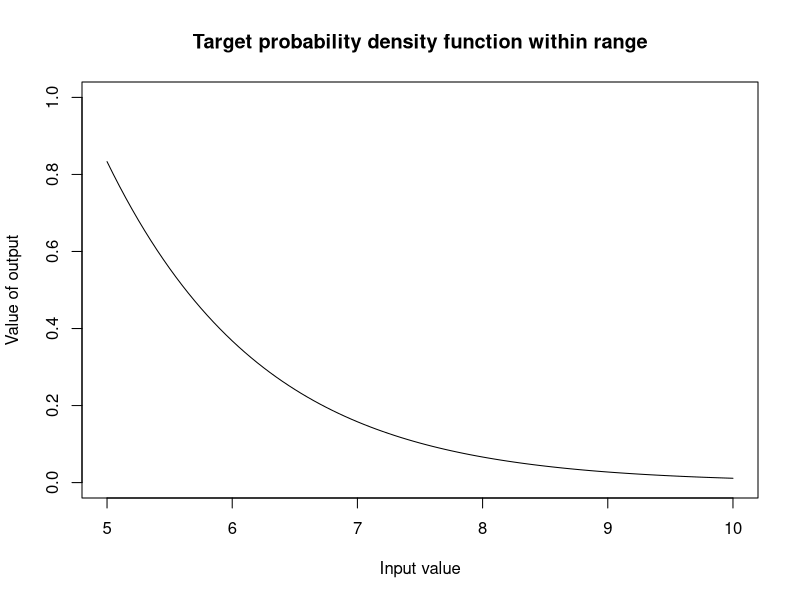
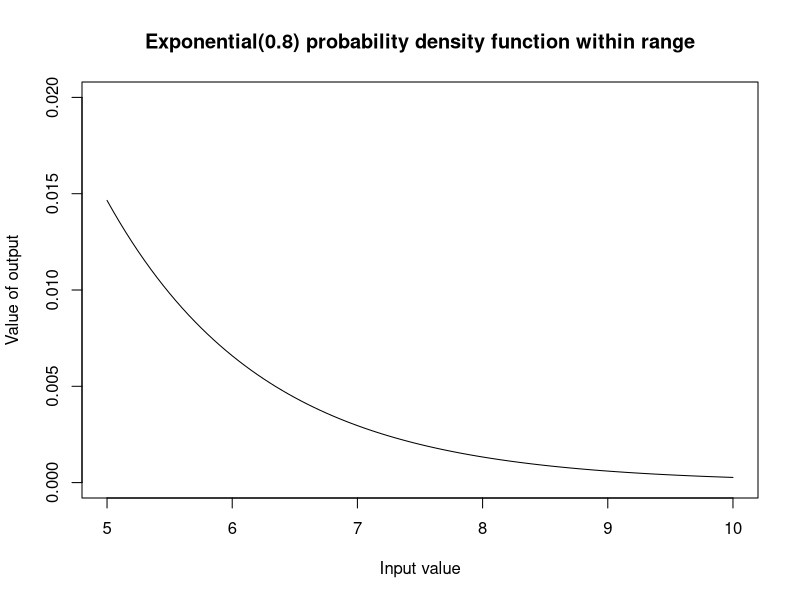
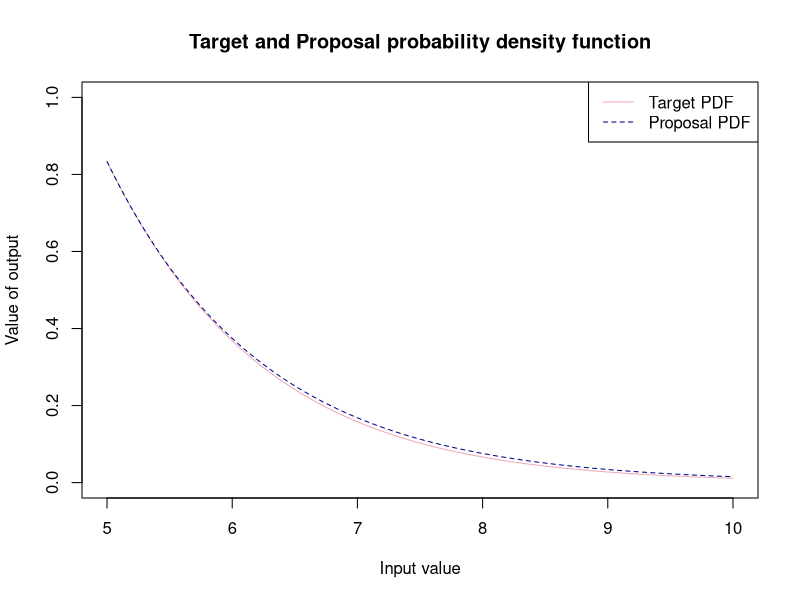
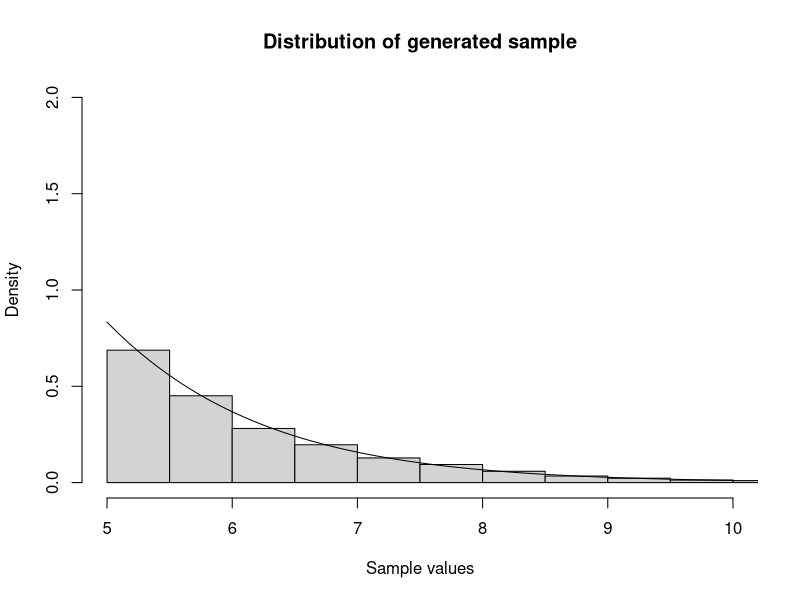
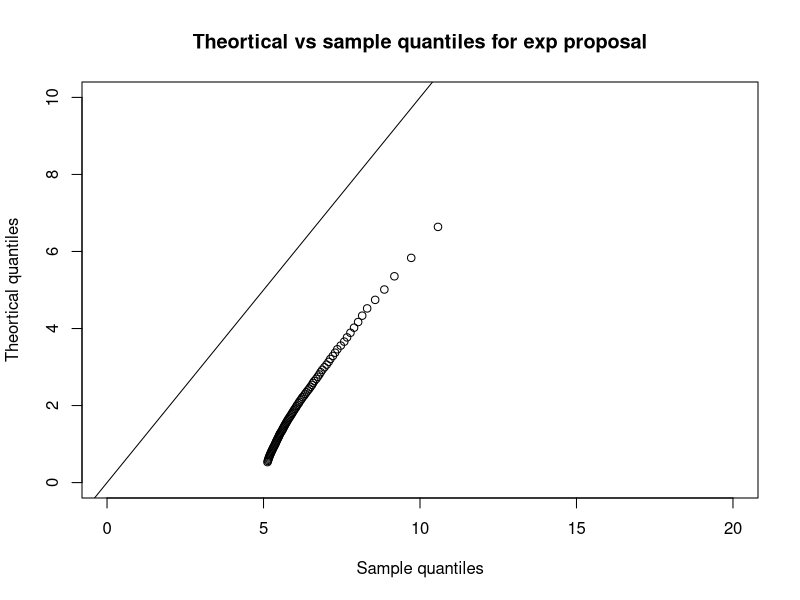

Reproduce these figures in R, in order. (Note: this script raises an error after producing the figures.)
#-----------------------------------#
#-REJECTION SAMPLING - Gamma(2,1) --#----
#-----------------------------------#
#Defining our target pdf (density function to sample from) --------------------------
target_pdf<-function(x){
  ifelse(x >= 5, (x*exp(-x))/(6*exp(-5)), 0) # to incorporate bounds
}

target_pdf_graphical<-function(x){
   (x*exp(-x))/(6*exp(-5))  # plotting the whole function  
}

# Let's graph the target probability where x >= 5 
curve(target_pdf(x), from = 5, to = 10, 
      xlab = "Input value",
      ylab = "Value of output",
      main = "Target probability density function within range", col = "black", ylim = c(0,1))

#--------------------------------#
#--EXPONENTIAL PROPOSAL----------#----
#-------------------------------#
#Defining proposal pdf number generator(density that we easily sample from to use to accept or reject)--
exp_generator<- function(x){
  y <- rexp(1,0.8)     # generate a sample from exponential where lambda = 1
  ifelse(y>=5,y ,0 )   # accept and return value of greater than or equal to 5
  y
}

# Defining function to  graph our expoential. 
exp_graphical<- function(x){
  0.8*exp(-0.8*x) # used to plot exponential proposal
}

# Let's graph the proposal probability 
curve(exp_graphical(x), from = 5, to = 10, 
      xlab = "Input value",
      ylab = "Value of output",
      main = "Exponential(0.8) probability density function within range", col = "black", ylim = c(0,0.02))

# Graphing our target  and proposal probability density functions 
M <- ((5*exp(-5))/(6*exp(-5)))/(0.8*exp(-0.8*5)) # max point of both is x = 5

# PDF compared to exp(0.8) across greater range x within (0,10)
curve(target_pdf_graphical(x), from = 5, to = 10, 
      xlab = "Input value",
      ylab = "Value of output",
      main = "Target and Proposal probability density function", col = "pink2", ylim = c(0,1))

curve( M* exp_graphical(x), from = 5, to = 10,
      xlab = "Input value",
      ylab = "Output value",
      main = "Proposal probability density funtion", add= T ,col = "blue4", lty = 2)
legend("topright", legend = c("Target PDF", "Proposal PDF"), 
       col = c("pink2", "blue4"), lty = c(1, 2))

#Rejection Sampling function -----------------------------------------------------
set.seed(123)
exp_acc_rej<-function(){
  
  set.seed(123)
  n<-5000
  sample_y<-numeric(n)
  number <- 0
  count<-0
  total_sample <-numeric(0)
  
  while(count<n) {
   
    #generated sample from proposal 
    y <- exp_generator()
    #uniform comparison
    u<- runif(1,0,1)
    #number of total generated samples
    number <- number + 1
    total_sample[number] <- y
    acceptance_rate <- round((length(sample_y)/ length(total_sample))*100 , digits = 3)
    
    #accept or reject criteria
    
    if( u <= target_pdf(y)/ (M * exp_graphical(y))){
    count<- count +1
    sample_y[count]<-y
    }
  }
  number_of_samples <- length(total_sample)
  text <- "Acceptance rate:"
  percent <- "%"
  output<-paste(text,acceptance_rate,percent) #combining types to have preferred output 
  list( acceptance_rate = output, samples = sample_y, no_of_samples = number_of_samples ) #list of output from this function
}


list<- exp_acc_rej()   #creating a list of the acceptance rate and valid samples 
samples_gamma <- list$samples #creating a vector of the samples 
ac_rate <- list$acceptance_rate #acceptance rate 
no_samples <-list$no_of_samples  #number of total samples 
# Graphical display of distribution of sample and pdf ------------- -----------
# Using Histogram -------------------------------------------------------------
hist(samples_gamma, freq = FALSE,
     main = "Distribution of generated sample",
     xlab = "Sample values", ylim = c(0,2), xlim =c(5,10),
     breaks =20)
curve(target_pdf(x), add = TRUE)

# QQplot ----------------------------------------------------------------------
# We will now use a QQplot 
# Quantiles of the sample data 
sample_quantiles <- quantile(samples_gamma, probs = seq(0.1,1,0.01))
theoretical_quantiles <- qgamma(p = seq(0.1,1,0.01), shape =2 , rate =1)

plot(sample_quantiles, theoretical_quantiles, xlim = c(0,20), ylim = c(0,10),
     main = "Theortical vs sample quantiles for exp proposal",
     ylab = "Theortical quantiles",
     xlab = "Sample quantiles")

abline(a= 0, b = 1)

# Conclusion
# We can see that using en exponential(1) is very inefficient as most values are that we generate are 
# Exp(1) is very inefficient - generates many values to get sample size = 5000 
# Mean of exp = 1, mean of gamma = 2 so our QQ-plot shows mean of exp < mean of gamma 
# We can look into being more efficient 

#--------------------------------#
#--CAUCHY PROPOSAL--------------#----
#-------------------------------#
cauchy_generator<- function(x){
  y <- rcauchy(1, 5)
  ifelse(y>=5,y,0)
}

cauchy_graphical<- function(x){
  (1/pi)*(1/(1+(x-5)^2))
}

curve(cauchy_proposal_graph(x), from = 0, to =10)
rcauchy()
#Scaling factor with Cauchy proposal ------------------------------------------
M_cauchy <- ((5*exp(-5))/(6*exp(-5)))/((1/pi)*(1/(1+5^2)))

curve(target_pdf_graphical(x), from = 0, to = 10, 
      xlab = "Input value",
      ylab = "Value of output",
      main = "Target and Proposal probability density function", col = "pink2", ylim = c(0,25))
abline(v = 5)
curve( M_cauchy * cauchy_graphical(x), from = 0, to = 10,
       xlab = "Input value",
       ylab = "Output value",
       main = "Proposal probability density funtion", add= T ,col = "blue4", lty = 2)
legend("topright", legend = c("Target PDF", "Proposal PDF"), 
       col = c("pink2", "blue4"), lty = c(1, 2))

# Rejection sampling function ----------------------------------------------
set.seed(123)
rgamma_2_1_cauchy <- function(n){
  rgamma_samples <- numeric(n) # list to store accepted samples 
  total_samples <- numeric(0)  # store total sample size 
  count <- 1                  #iterate our  while loop
  pos <- 1
  # while loop that runs until we have 5000 accepted samples 
  while (count < n) {
    # random value from a uniform distribution for comparison
    u <- runif(1, 0, 1)
    # value from cauchy distribution 
    x <- cauchy_generator()
    # iterating along the list 
    pos  <- pos + 1
    total_samples[pos] <- x
    
    #number of total generated samples
    pos <- pos + 1
    total_samples[pos] <- x
    acceptance_rate <- round((length(rgamma_samples)/ length(total_samples))*100 , digits = 3)
    
    # now we can use the comparison operator to accept samples if the condition is met
    if ( u <= target_pdf(x)/(M_cauchy * cauchy_graphical(x))){
      count <- count + 1
      rgamma_samples[count] <- x
    }
    
  }
  number_of_samples <- length(total_samples)
  text <- "Acceptance rate:"
  percent <- "%"
  output<-paste(text,acceptance_rate,percent) #combining types to have preferred output 
  list( acceptance_rate = output, samples = rgamma_samples, no_of_samples = number_of_samples ) #list
}

list_cauchy <- rgamma_2_1_cauchy(5000)
gamma_samples_cauchy <- list_cauchy$samples
acc_rate_cauchy <- list_cauchy$acceptance_rate
no_samples_cauchy <- list_cauchy$no_of_samples

hist(gamma_samples_cauchy, freq = F)
curve(target_pdf(x), add = TRUE)

sample_quantiles_cauchy <- quantile(gamma_samples_cauchy, probs = seq(0.1,1,0.01))
theoretical_quantiles_cauchy <- qcauchy(p = seq(0.1,1,0.01),1,1)

plot(sample_quantiles_cauchy, theoretical_quantiles_cauchy)
abline(a= 0, b = 1)

increase_efficiency <- ((no_samples-no_samples_cauchy)/no_samples)*100

# Conclusion
# Although we have. slight improvement in efficiency, the Cauchy is still very wasteful when centered on 5
# That means we always have half of the samples being unuseable fro 5 to - infinity

#--------------------------------#
#--SHIFTED EXPONENTIAL PROPOSAL--#----
#-------------------------------#
# Now let's try a shifted exponential 
# This will be our best bet since a shifted exponential distribution has the same support as Gamma 

# Shifted exp will be centered on 5 
shift_exp_generator<- function(x){
   5 + rexp(1,0.8)     # generate a sample from exponential where lambda = 1 
}

shift_exp_graphical<- function(x){
  0.8*exp(-0.8*(x-5)) # plotting exponential proposal
}

# we still have the max value of both graphs at x = 5
function_exp <- function(x) (((x*exp(-x))/(6*exp(-5)))/(0.8*exp(-0.8*(x-5))))
shift_M <- optimize(function_exp, interval = c(5,10), maximum = T)
scaling_factor <- shift_M$objective

# PDF compared to shifted exp across greater range x within (0,10)
curve(target_pdf_graphical(x), from = 5, to = 10, 
      xlab = "Input value",
      ylab = "Value of output",
      main = "Target and Proposal probability density function", col = "pink2", ylim = c(0,2))
abline(v = 5)

curve( scaling_factor * shift_exp_graphical(x), from = 5, to = 10,
       xlab = "Input value",
       ylab = "Output value",
       main = "Proposal probability density funtion", add= T ,col = "blue4", lty = 2)
legend("topright", legend = c("Target PDF", "Proposal PDF"), 
       col = c("pink2", "blue4"), lty = c(1, 2))

#Rejection Sampling function -----------------------------------------------------
set.seed(123)
shift_exp_acc_rej<-function(){
  
  set.seed(123)
  n<-5000
  sample_y<-numeric(n)
  number <- 0
  count<-0
  total_sample <-numeric(0)
  
  while(count<n) {
    
    #generated sample from proposal 
    y <- shift_exp_generator()
    #uniform comparison
    u<- runif(1,0,1)
    #number of total generated samples
    number <- number + 1
    total_sample[number] <- y
    acceptance_rate <- round((length(sample_y)/ length(total_sample))*100 , digits = 3)
    
    #accept or reject criteria
    
    if( u <= target_pdf(y)/ (scaling_factor*(shift_exp_graphical(y)))){
      count<- count +1
      sample_y[count]<-y
    }
  }
  number_of_samples <- length(total_sample)
  text <- "Acceptance rate:"
  percent <- "%"
  output<-paste(text,acceptance_rate,percent) #combining types to have preferred output 
  list( acceptance_rate = output, samples = sample_y, no_of_samples = number_of_samples ) #list of output from this function
}


shift_list<- shift_exp_acc_rej()   #creating a list of the acceptance rate and valid samples 
shift_samples_gamma <- shift_list$samples #creating a vector of the samples 
shift_ac_rate <- shift_list$acceptance_rate #acceptance rate 
shift_no_samples <-shift_list$no_of_samples  #number of total samples 
# Graphical display of distribution of sample and pdf ------------- -----------
# Using Histogram -------------------------------------------------------------
hist(shift_samples_gamma, freq = FALSE,
     main = "Distribution of generated sample",
     xlab = "Sample values", ylim = c(0,2), xlim =c(5,10),
     breaks = 20)
curve(target_pdf(x), add = TRUE)

# QQplot ----------------------------------------------------------------------
# We will now use a QQplot 
# Quantiles of the sample data 
shift_sample_quantiles <- quantile(shift_samples_gamma, probs = seq(0.01,1,0.01))
shift_theoretical_quantiles <- qgamma(p = seq(0.01,1,0.01), shape =2 , rate =1)

plot(shift_sample_quantiles, shift_theoretical_quantiles, xlim = c(0,20), ylim = c(0,10),
     main = "Theortical vs sample quantiles for exp proposal",
     ylab = "Theortical quantiles",
     xlab = "Sample quantiles")

abline(a= 0, b = 1)
